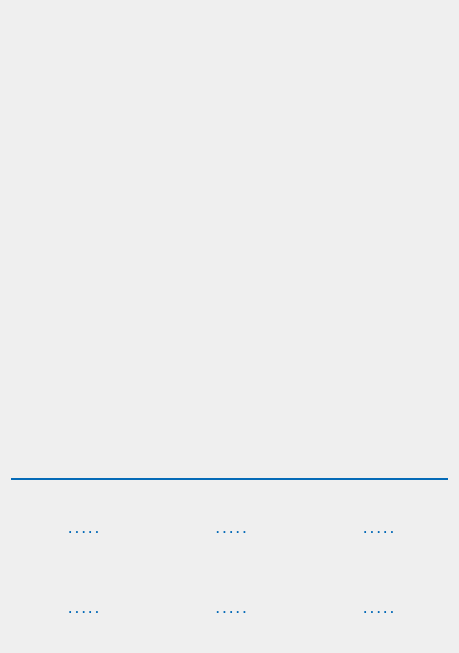
          <widget class="QWidget" name="scrollAreaWidgetContents_2">
           <property name="geometry">
            <rect>
             <x>0</x>
             <y>0</y>
             <width>459</width>
             <height>653</height>
            </rect>
           </property>
           <layout class="QVBoxLayout" name="verticalLayout_26">
            <item alignment="Qt::AlignHCenter">
             <widget class="QLabel" name="label_3">
              <property name="maximumSize">
               <size>
                <width>300</width>
                <height>140</height>
               </size>
              </property>
              <property name="styleSheet">
               <string notr="true">background: transparent;</string>
              </property>
              <property name="pixmap">
               <pixmap resource="ikonoj_androjdo.qrc">:/ikonoj_androjdo/hejmo/kurso_de_esperanto_titolo.png</pixmap>
              </property>
              <property name="scaledContents">
               <bool>true</bool>
              </property>
              <property name="alignment">
               <set>Qt::AlignCenter</set>
              </property>
             </widget>
            </item>
            <item>
             <layout class="QGridLayout" name="gridLayout_2">
              <item row="0" column="0">
               <widget class="QPushButton" name="Leciono1">
                <property name="sizePolicy">
                 <sizepolicy hsizetype="Preferred" vsizetype="Preferred">
                  <horstretch>0</horstretch>
                  <verstretch>0</verstretch>
                 </sizepolicy>
                </property>
                <property name="icon">
                 <iconset resource="ikonoj_androjdo.qrc">
                  <normaloff>:/ikonoj_androjdo/hejmo/leciono01.png</normaloff>:/ikonoj_androjdo/hejmo/leciono01.png</iconset>
                </property>
                <property name="iconSize">
                 <size>
                  <width>64</width>
                  <height>64</height>
                 </size>
                </property>
                <property name="flat">
                 <bool>true</bool>
                </property>
               </widget>
              </item>
              <item row="0" column="1">
               <widget class="QPushButton" name="Leciono2">
                <property name="sizePolicy">
                 <sizepolicy hsizetype="Preferred" vsizetype="Preferred">
                  <horstretch>0</horstretch>
                  <verstretch>0</verstretch>
                 </sizepolicy>
                </property>
                <property name="icon">
                 <iconset resource="ikonoj_androjdo.qrc">
                  <normaloff>:/ikonoj_androjdo/hejmo/leciono02.png</normaloff>:/ikonoj_androjdo/hejmo/leciono02.png</iconset>
                </property>
                <property name="iconSize">
                 <size>
                  <width>64</width>
                  <height>64</height>
                 </size>
                </property>
                <property name="flat">
                 <bool>true</bool>
                </property>
                <property name="tipo" stdset="0">
                 <string>leciona</string>
                </property>
               </widget>
              </item>
              <item row="0" column="2">
               <widget class="QPushButton" name="Leciono3">
                <property name="sizePolicy">
                 <sizepolicy hsizetype="Preferred" vsizetype="Preferred">
                  <horstretch>0</horstretch>
                  <verstretch>0</verstretch>
                 </sizepolicy>
                </property>
                <property name="icon">
                 <iconset resource="ikonoj_androjdo.qrc">
                  <normaloff>:/ikonoj_androjdo/hejmo/leciono03.png</normaloff>:/ikonoj_androjdo/hejmo/leciono03.png</iconset>
                </property>
                <property name="iconSize">
                 <size>
                  <width>64</width>
                  <height>64</height>
                 </size>
                </property>
                <property name="flat">
                 <bool>true</bool>
                </property>
                <property name="tipo" stdset="0">
                 <string>leciona</string>
                </property>
               </widget>
              </item>
              <item row="0" column="3">
               <widget class="QPushButton" name="Leciono4">
                <property name="sizePolicy">
                 <sizepolicy hsizetype="Preferred" vsizetype="Preferred">
                  <horstretch>0</horstretch>
                  <verstretch>0</verstretch>
                 </sizepolicy>
                </property>
                <property name="icon">
                 <iconset resource="ikonoj_androjdo.qrc">
                  <normaloff>:/ikonoj_androjdo/hejmo/leciono04.png</normaloff>:/ikonoj_androjdo/hejmo/leciono04.png</iconset>
                </property>
                <property name="iconSize">
                 <size>
                  <width>64</width>
                  <height>64</height>
                 </size>
                </property>
                <property name="flat">
                 <bool>true</bool>
                </property>
                <property name="tipo" stdset="0">
                 <string>leciona</string>
                </property>
               </widget>
              </item>
              <item row="1" column="0">
               <widget class="QPushButton" name="Leciono5">
                <property name="sizePolicy">
                 <sizepolicy hsizetype="Preferred" vsizetype="Preferred">
                  <horstretch>0</horstretch>
                  <verstretch>0</verstretch>
                 </sizepolicy>
                </property>
                <property name="icon">
                 <iconset resource="ikonoj_androjdo.qrc">
                  <normaloff>:/ikonoj_androjdo/hejmo/leciono05.png</normaloff>:/ikonoj_androjdo/hejmo/leciono05.png</iconset>
                </property>
                <property name="iconSize">
                 <size>
                  <width>64</width>
                  <height>64</height>
                 </size>
                </property>
                <property name="flat">
                 <bool>true</bool>
                </property>
                <property name="tipo" stdset="0">
                 <string>leciona</string>
                </property>
               </widget>
              </item>
              <item row="1" column="1">
               <widget class="QPushButton" name="Leciono6">
                <property name="sizePolicy">
                 <sizepolicy hsizetype="Preferred" vsizetype="Preferred">
                  <horstretch>0</horstretch>
                  <verstretch>0</verstretch>
                 </sizepolicy>
                </property>
                <property name="icon">
                 <iconset resource="ikonoj_androjdo.qrc">
                  <normaloff>:/ikonoj_androjdo/hejmo/leciono06.png</normaloff>:/ikonoj_androjdo/hejmo/leciono06.png</iconset>
                </property>
                <property name="iconSize">
                 <size>
                  <width>64</width>
                  <height>64</height>
                 </size>
                </property>
                <property name="flat">
                 <bool>true</bool>
                </property>
                <property name="tipo" stdset="0">
                 <string>leciona</string>
                </property>
               </widget>
              </item>
              <item row="1" column="2">
               <widget class="QPushButton" name="Leciono7">
                <property name="sizePolicy">
                 <sizepolicy hsizetype="Preferred" vsizetype="Preferred">
                  <horstretch>0</horstretch>
                  <verstretch>0</verstretch>
                 </sizepolicy>
                </property>
                <property name="icon">
                 <iconset resource="ikonoj_androjdo.qrc">
                  <normaloff>:/ikonoj_androjdo/hejmo/leciono07.png</normaloff>:/ikonoj_androjdo/hejmo/leciono07.png</iconset>
                </property>
                <property name="iconSize">
                 <size>
                  <width>64</width>
                  <height>64</height>
                 </size>
                </property>
                <property name="flat">
                 <bool>true</bool>
                </property>
                <property name="tipo" stdset="0">
                 <string>leciona</string>
                </property>
               </widget>
              </item>
              <item row="1" column="3">
               <widget class="QPushButton" name="Leciono8">
                <property name="sizePolicy">
                 <sizepolicy hsizetype="Preferred" vsizetype="Preferred">
                  <horstretch>0</horstretch>
                  <verstretch>0</verstretch>
                 </sizepolicy>
                </property>
                <property name="icon">
                 <iconset resource="ikonoj_androjdo.qrc">
                  <normaloff>:/ikonoj_androjdo/hejmo/leciono08.png</normaloff>:/ikonoj_androjdo/hejmo/leciono08.png</iconset>
                </property>
                <property name="iconSize">
                 <size>
                  <width>64</width>
                  <height>64</height>
                 </size>
                </property>
                <property name="flat">
                 <bool>true</bool>
                </property>
                <property name="tipo" stdset="0">
                 <string>leciona</string>
                </property>
               </widget>
              </item>
              <item row="2" column="0">
               <widget class="QPushButton" name="Leciono9">
                <property name="sizePolicy">
                 <sizepolicy hsizetype="Preferred" vsizetype="Preferred">
                  <horstretch>0</horstretch>
                  <verstretch>0</verstretch>
                 </sizepolicy>
                </property>
                <property name="icon">
                 <iconset resource="ikonoj_androjdo.qrc">
                  <normaloff>:/ikonoj_androjdo/hejmo/leciono09.png</normaloff>:/ikonoj_androjdo/hejmo/leciono09.png</iconset>
                </property>
                <property name="iconSize">
                 <size>
                  <width>64</width>
                  <height>64</height>
                 </size>
                </property>
                <property name="flat">
                 <bool>true</bool>
                </property>
                <property name="tipo" stdset="0">
                 <string>leciona</string>
                </property>
               </widget>
              </item>
              <item row="2" column="1">
               <widget class="QPushButton" name="Leciono10">
                <property name="sizePolicy">
                 <sizepolicy hsizetype="Preferred" vsizetype="Preferred">
                  <horstretch>0</horstretch>
                  <verstretch>0</verstretch>
                 </sizepolicy>
                </property>
                <property name="icon">
                 <iconset resource="ikonoj_androjdo.qrc">
                  <normaloff>:/ikonoj_androjdo/hejmo/leciono10.png</normaloff>:/ikonoj_androjdo/hejmo/leciono10.png</iconset>
                </property>
                <property name="iconSize">
                 <size>
                  <width>64</width>
                  <height>64</height>
                 </size>
                </property>
                <property name="flat">
                 <bool>true</bool>
                </property>
                <property name="tipo" stdset="0">
                 <string>leciona</string>
                </property>
               </widget>
              </item>
              <item row="2" column="2">
               <widget class="QPushButton" name="Leciono11">
                <property name="sizePolicy">
                 <sizepolicy hsizetype="Preferred" vsizetype="Preferred">
                  <horstretch>0</horstretch>
                  <verstretch>0</verstretch>
                 </sizepolicy>
                </property>
                <property name="icon">
                 <iconset resource="ikonoj_androjdo.qrc">
                  <normaloff>:/ikonoj_androjdo/hejmo/leciono11.png</normaloff>:/ikonoj_androjdo/hejmo/leciono11.png</iconset>
                </property>
                <property name="iconSize">
                 <size>
                  <width>64</width>
                  <height>64</height>
                 </size>
                </property>
                <property name="flat">
                 <bool>true</bool>
                </property>
                <property name="tipo" stdset="0">
                 <string>leciona</string>
                </property>
               </widget>
              </item>
              <item row="2" column="3">
               <widget class="QPushButton" name="Leciono12">
                <property name="sizePolicy">
                 <sizepolicy hsizetype="Preferred" vsizetype="Preferred">
                  <horstretch>0</horstretch>
                  <verstretch>0</verstretch>
                 </sizepolicy>
                </property>
                <property name="icon">
                 <iconset resource="ikonoj_androjdo.qrc">
                  <normaloff>:/ikonoj_androjdo/hejmo/leciono12.png</normaloff>:/ikonoj_androjdo/hejmo/leciono12.png</iconset>
                </property>
                <property name="iconSize">
                 <size>
                  <width>64</width>
                  <height>64</height>
                 </size>
                </property>
                <property name="flat">
                 <bool>true</bool>
                </property>
                <property name="tipo" stdset="0">
                 <string>leciona</string>
                </property>
               </widget>
              </item>
             </layout>
            </item>
            <item alignment="Qt::AlignHCenter">
             <widget class="QPushButton" name="Leciono13">
              <property name="sizePolicy">
               <sizepolicy hsizetype="Preferred" vsizetype="Preferred">
                <horstretch>0</horstretch>
                <verstretch>0</verstretch>
               </sizepolicy>
              </property>
              <property name="icon">
               <iconset resource="ikonoj_androjdo.qrc">
                <normaloff>:/ikonoj_androjdo/hejmo/leciono13.png</normaloff>:/ikonoj_androjdo/hejmo/leciono13.png</iconset>
              </property>
              <property name="iconSize">
               <size>
                <width>64</width>
                <height>64</height>
               </size>
              </property>
              <property name="flat">
               <bool>true</bool>
              </property>
              <property name="tipo" stdset="0">
               <string>leciona</string>
              </property>
             </widget>
            </item>
            <item>
             <widget class="Line" name="line">
              <property name="styleSheet">
               <string notr="true">color: #046AB7;</string>
              </property>
              <property name="frameShadow">
               <enum>QFrame::Plain</enum>
              </property>
              <property name="lineWidth">
               <number>2</number>
              </property>
              <property name="midLineWidth">
               <number>2</number>
              </property>
              <property name="orientation">
               <enum>Qt::Horizontal</enum>
              </property>
             </widget>
            </item>
            <item>
             <layout class="QGridLayout" name="gridLayout">
              <property name="bottomMargin">
               <number>6</number>
              </property>
              <property name="horizontalSpacing">
               <number>6</number>
              </property>
              <property name="verticalSpacing">
               <number>12</number>
              </property>
              <item row="0" column="0">
               <layout class="QVBoxLayout" name="verticalLayout_3">
                <property name="spacing">
                 <number>0</number>
                </property>
                <item>
                 <widget class="QPushButton" name="KieButono">
                  <property name="sizePolicy">
                   <sizepolicy hsizetype="Preferred" vsizetype="Preferred">
                    <horstretch>0</horstretch>
                    <verstretch>0</verstretch>
                   </sizepolicy>
                  </property>
                  <property name="styleSheet">
                   <string notr="true">padding-bottom: 0px;</string>
                  </property>
                  <property name="icon">
                   <iconset resource="ikonoj_androjdo.qrc">
                    <normaloff>:/ikonoj_androjdo/hejmo/kie_mi_haltis.png</normaloff>:/ikonoj_androjdo/hejmo/kie_mi_haltis.png</iconset>
                  </property>
                  <property name="iconSize">
                   <size>
                    <width>36</width>
                    <height>36</height>
                   </size>
                  </property>
                  <property name="flat">
                   <bool>true</bool>
                  </property>
                 </widget>
                </item>
                <item>
                 <widget class="myLabel" name="label_Kie">
                  <property name="font">
                   <font>
                    <weight>75</weight>
                    <bold>true</bold>
                   </font>
                  </property>
                  <property name="styleSheet">
                   <string notr="true">background: transparent;
color: #046AB7;</string>
                  </property>
                  <property name="text">
                   <string> . . . . .</string>
                  </property>
                  <property name="alignment">
                   <set>Qt::AlignHCenter|Qt::AlignTop</set>
                  </property>
                  <property name="wordWrap">
                   <bool>true</bool>
                  </property>
                 </widget>
                </item>
               </layout>
              </item>
              <item row="0" column="1">
               <layout class="QVBoxLayout" name="verticalLayout_29">
                <property name="spacing">
                 <number>0</number>
                </property>
                <item>
                 <widget class="QPushButton" name="Kreditoj">
                  <property name="sizePolicy">
                   <sizepolicy hsizetype="Preferred" vsizetype="Preferred">
                    <horstretch>0</horstretch>
                    <verstretch>0</verstretch>
                   </sizepolicy>
                  </property>
                  <property name="styleSheet">
                   <string notr="true">padding-bottom: 0px;</string>
                  </property>
                  <property name="icon">
                   <iconset resource="ikonoj_androjdo.qrc">
                    <normaloff>:/ikonoj_androjdo/hejmo/kreditoj.png</normaloff>:/ikonoj_androjdo/hejmo/kreditoj.png</iconset>
                  </property>
                  <property name="iconSize">
                   <size>
                    <width>60</width>
                    <height>36</height>
                   </size>
                  </property>
                  <property name="flat">
                   <bool>true</bool>
                  </property>
                 </widget>
                </item>
                <item>
                 <widget class="myLabel" name="label_Kreditoj">
                  <property name="font">
                   <font>
                    <weight>75</weight>
                    <bold>true</bold>
                   </font>
                  </property>
                  <property name="styleSheet">
                   <string notr="true">background: transparent;
color: #046AB7;</string>
                  </property>
                  <property name="text">
                   <string> . . . . .</string>
                  </property>
                  <property name="alignment">
                   <set>Qt::AlignHCenter|Qt::AlignTop</set>
                  </property>
                  <property name="wordWrap">
                   <bool>true</bool>
                  </property>
                 </widget>
                </item>
               </layout>
              </item>
              <item row="0" column="2">
               <layout class="QVBoxLayout" name="verticalLayout_32">
                <property name="spacing">
                 <number>0</number>
                </property>
                <item>
                 <widget class="QPushButton" name="KioEstas">
                  <property name="enabled">
                   <bool>true</bool>
                  </property>
                  <property name="sizePolicy">
                   <sizepolicy hsizetype="Preferred" vsizetype="Preferred">
                    <horstretch>0</horstretch>
                    <verstretch>0</verstretch>
                   </sizepolicy>
                  </property>
                  <property name="styleSheet">
                   <string notr="true">padding-bottom: 0px;</string>
                  </property>
                  <property name="icon">
                   <iconset resource="ikonoj_androjdo.qrc">
                    <normaloff>:/ikonoj_androjdo/hejmo/kio_estas.png</normaloff>:/ikonoj_androjdo/hejmo/kio_estas.png</iconset>
                  </property>
                  <property name="iconSize">
                   <size>
                    <width>36</width>
                    <height>36</height>
                   </size>
                  </property>
                  <property name="flat">
                   <bool>true</bool>
                  </property>
                 </widget>
                </item>
                <item>
                 <widget class="myLabel" name="label_Kio">
                  <property name="font">
                   <font>
                    <weight>75</weight>
                    <bold>true</bold>
                   </font>
                  </property>
                  <property name="styleSheet">
                   <string notr="true">background: transparent;
color: #046AB7;</string>
                  </property>
                  <property name="text">
                   <string> . . . . .</string>
                  </property>
                  <property name="alignment">
                   <set>Qt::AlignHCenter|Qt::AlignTop</set>
                  </property>
                  <property name="wordWrap">
                   <bool>true</bool>
                  </property>
                 </widget>
                </item>
               </layout>
              </item>
              <item row="1" column="0">
               <layout class="QVBoxLayout" name="verticalLayout_33">
                <property name="spacing">
                 <number>0</number>
                </property>
                <item>
                 <widget class="QPushButton" name="Konfigurado">
                  <property name="sizePolicy">
                   <sizepolicy hsizetype="Preferred" vsizetype="Preferred">
                    <horstretch>0</horstretch>
                    <verstretch>0</verstretch>
                   </sizepolicy>
                  </property>
                  <property name="styleSheet">
                   <string notr="true">padding-bottom: 0px;</string>
                  </property>
                  <property name="icon">
                   <iconset resource="ikonoj_androjdo.qrc">
                    <normaloff>:/ikonoj_androjdo/hejmo/konfigurado.png</normaloff>:/ikonoj_androjdo/hejmo/konfigurado.png</iconset>
                  </property>
                  <property name="iconSize">
                   <size>
                    <width>36</width>
                    <height>36</height>
                   </size>
                  </property>
                  <property name="flat">
                   <bool>true</bool>
                  </property>
                 </widget>
                </item>
                <item>
                 <widget class="myLabel" name="label_Konfiguroj">
                  <property name="font">
                   <font>
                    <weight>75</weight>
                    <bold>true</bold>
                   </font>
                  </property>
                  <property name="styleSheet">
                   <string notr="true">background: transparent;
color: #046AB7;</string>
                  </property>
                  <property name="text">
                   <string> . . . . .</string>
                  </property>
                  <property name="alignment">
                   <set>Qt::AlignHCenter|Qt::AlignTop</set>
                  </property>
                  <property name="wordWrap">
                   <bool>true</bool>
                  </property>
                 </widget>
                </item>
               </layout>
              </item>
              <item row="1" column="1">
               <layout class="QVBoxLayout" name="verticalLayout_36">
                <property name="spacing">
                 <number>0</number>
                </property>
                <item>
                 <widget class="QPushButton" name="KielUzi">
                  <property name="sizePolicy">
                   <sizepolicy hsizetype="Preferred" vsizetype="Preferred">
                    <horstretch>0</horstretch>
                    <verstretch>0</verstretch>
                   </sizepolicy>
                  </property>
                  <property name="styleSheet">
                   <string notr="true">padding-bottom: 0px;</string>
                  </property>
                  <property name="icon">
                   <iconset resource="ikonoj_androjdo.qrc">
                    <normaloff>:/ikonoj_androjdo/hejmo/kiel_uzi.png</normaloff>:/ikonoj_androjdo/hejmo/kiel_uzi.png</iconset>
                  </property>
                  <property name="iconSize">
                   <size>
                    <width>36</width>
                    <height>36</height>
                   </size>
                  </property>
                  <property name="flat">
                   <bool>true</bool>
                  </property>
                 </widget>
                </item>
                <item>
                 <widget class="myLabel" name="label_Kiel">
                  <property name="font">
                   <font>
                    <weight>75</weight>
                    <bold>true</bold>
                   </font>
                  </property>
                  <property name="styleSheet">
                   <string notr="true">background: transparent;
color: #046AB7;</string>
                  </property>
                  <property name="text">
                   <string> . . . . .</string>
                  </property>
                  <property name="alignment">
                   <set>Qt::AlignHCenter|Qt::AlignTop</set>
                  </property>
                  <property name="wordWrap">
                   <bool>true</bool>
                  </property>
                 </widget>
                </item>
               </layout>
              </item>
              <item row="1" column="2">
               <layout class="QVBoxLayout" name="verticalLayout_37">
                <property name="spacing">
                 <number>0</number>
                </property>
                <item>
                 <widget class="QPushButton" name="Eliri">
                  <property name="sizePolicy">
                   <sizepolicy hsizetype="Preferred" vsizetype="Preferred">
                    <horstretch>0</horstretch>
                    <verstretch>0</verstretch>
                   </sizepolicy>
                  </property>
                  <property name="styleSheet">
                   <string notr="true">padding-bottom: 0px;</string>
                  </property>
                  <property name="icon">
                   <iconset resource="ikonoj_androjdo.qrc">
                    <normaloff>:/ikonoj_androjdo/hejmo/eliri.png</normaloff>:/ikonoj_androjdo/hejmo/eliri.png</iconset>
                  </property>
                  <property name="iconSize">
                   <size>
                    <width>36</width>
                    <height>36</height>
                   </size>
                  </property>
                  <property name="flat">
                   <bool>true</bool>
                  </property>
                 </widget>
                </item>
                <item>
                 <widget class="myLabel" name="label_Eliri">
                  <property name="font">
                   <font>
                    <weight>75</weight>
                    <bold>true</bold>
                   </font>
                  </property>
                  <property name="styleSheet">
                   <string notr="true">background: transparent;
color: #046AB7;</string>
                  </property>
                  <property name="text">
                   <string> . . . . .</string>
                  </property>
                  <property name="alignment">
                   <set>Qt::AlignHCenter|Qt::AlignTop</set>
                  </property>
                  <property name="wordWrap">
                   <bool>true</bool>
                  </property>
                 </widget>
                </item>
               </layout>
              </item>
             </layout>
            </item>
           </layout>
          </widget>
